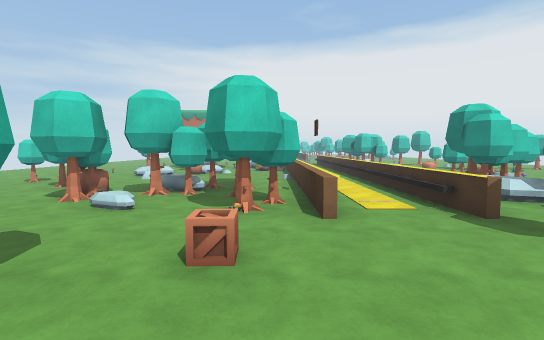
[1] (above)

24 first-person views from a walk through a scene from a Unity 3-D project. The camera is 1.5 m above the floor, tilts 4° down and sees 85° across. The floor is counted in squares, 2 m on a side. Each view is taken from the middle of a square. On the plan, view 1 faces up. The plan holds only what a view shows up to about 10 squares ahead; the rest is blank. The place goes on beyond the plan. The player is left out. Some surface patterns are stand-ins.

[2]
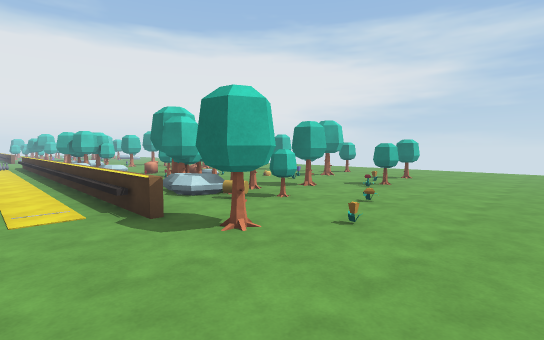

[3]
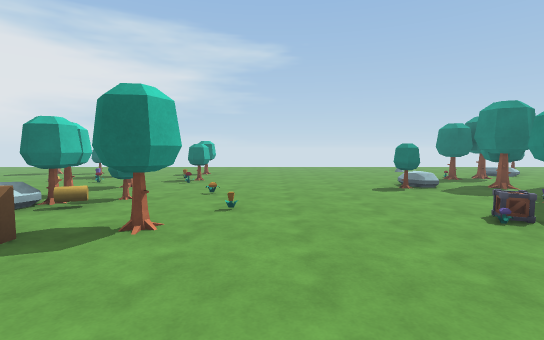

[4]
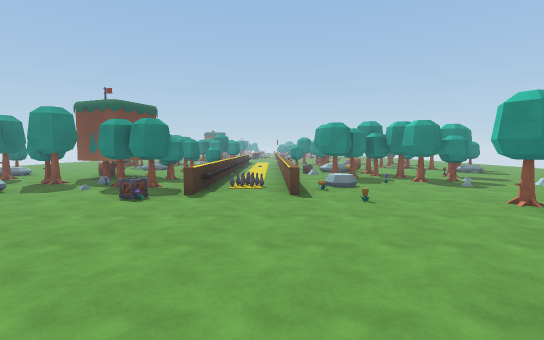

[5]
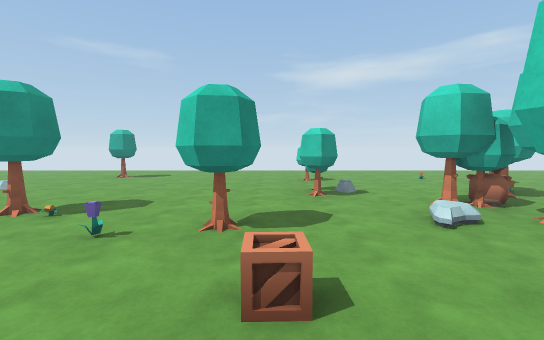

[6]
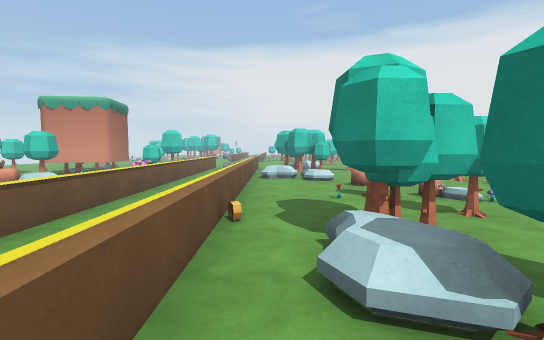

[7]
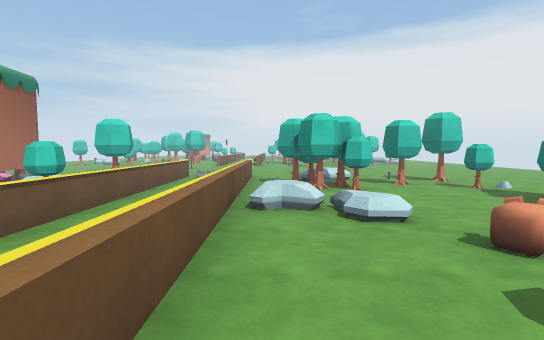

[8]
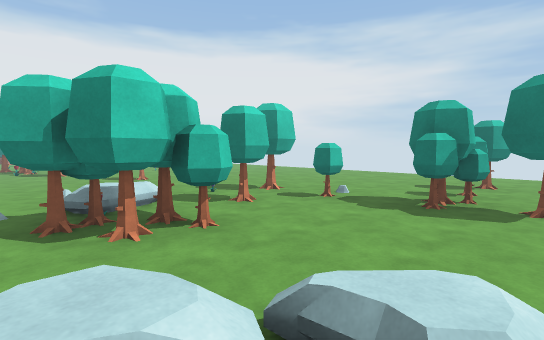

[9]
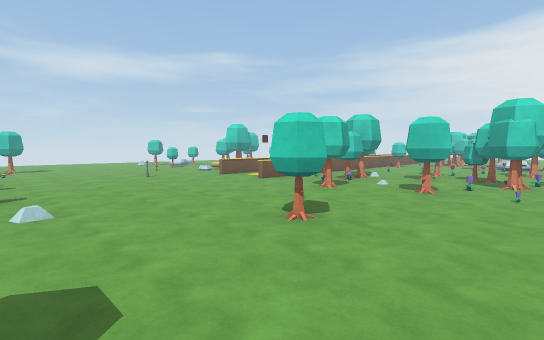

[10]
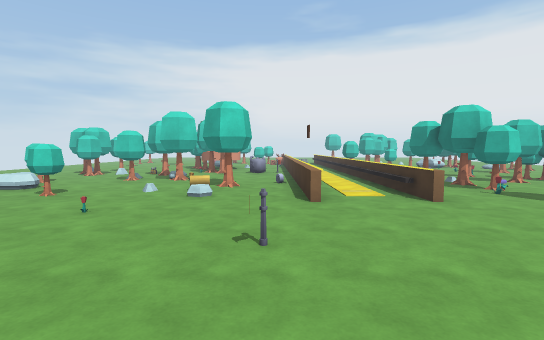

[11]
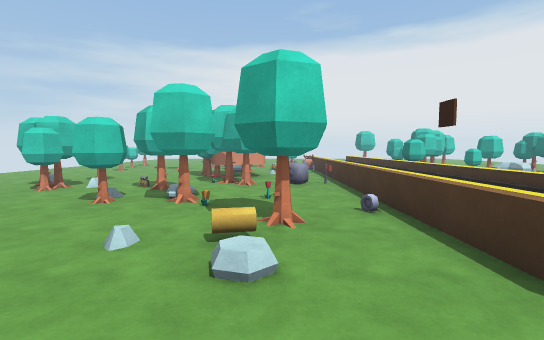

[12]
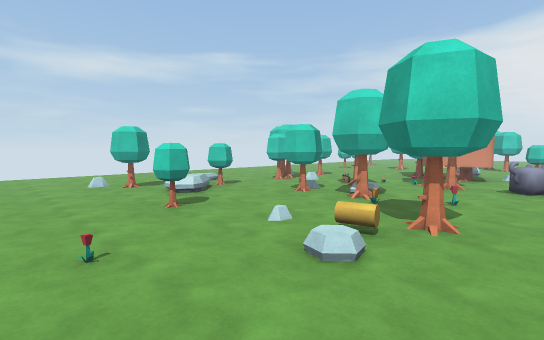

[13]
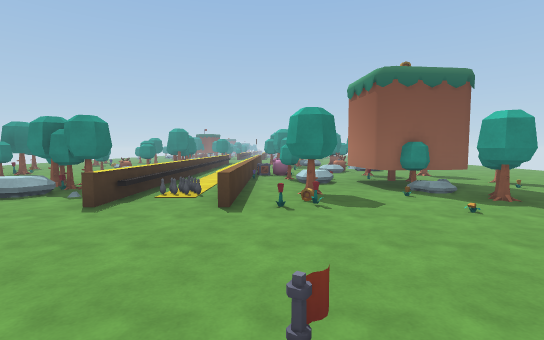

[14]
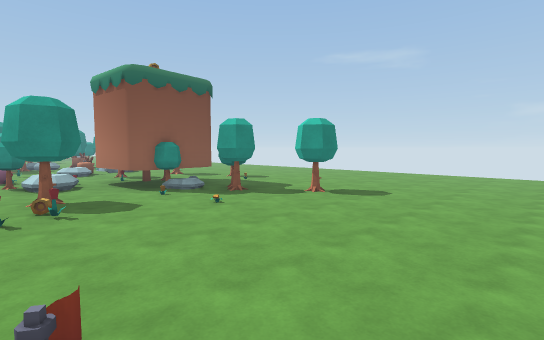

[15]
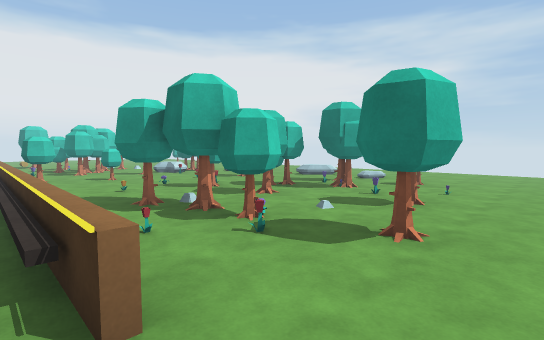

[16]
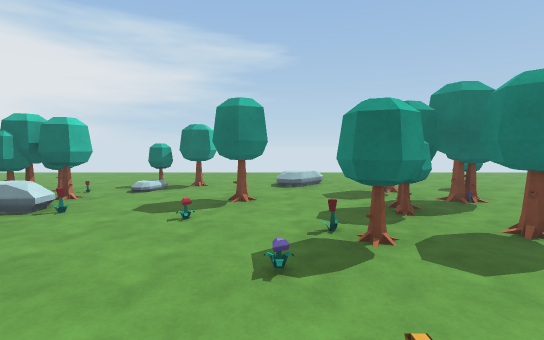

[17]
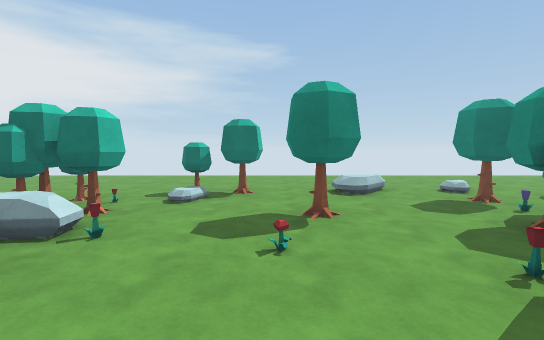

[18]
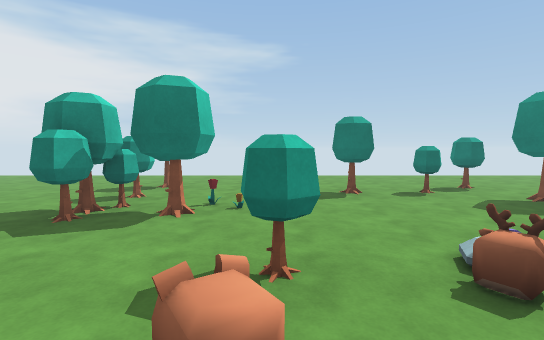

[19]
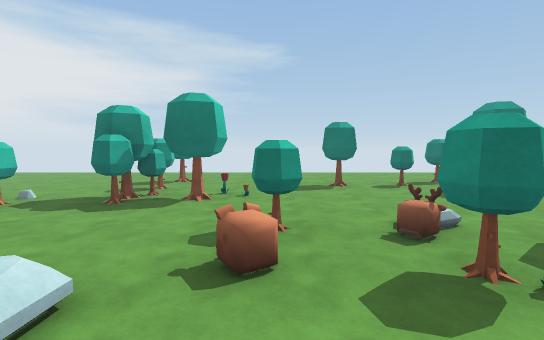

[20]
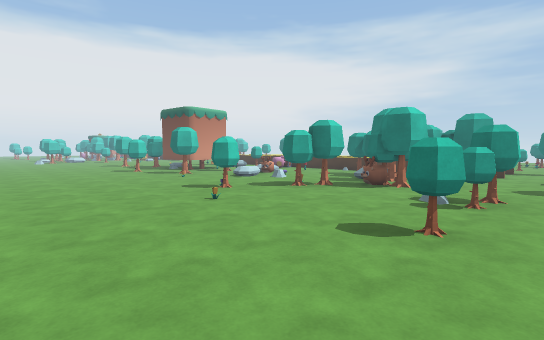

[21]
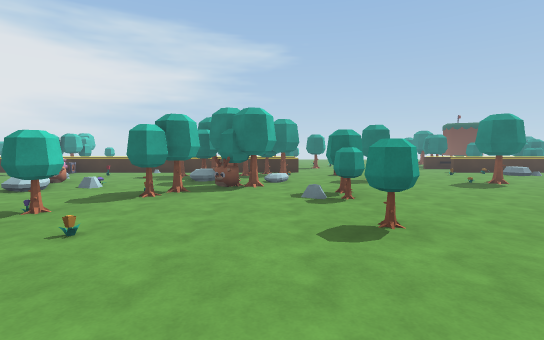

[22]
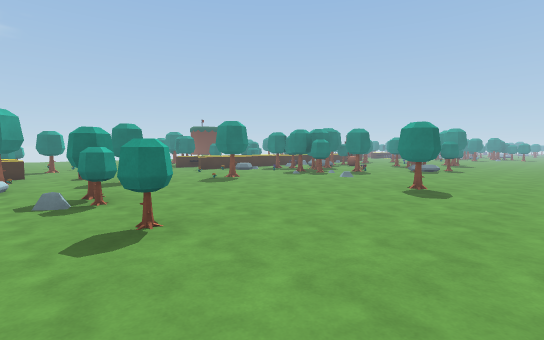

[23]
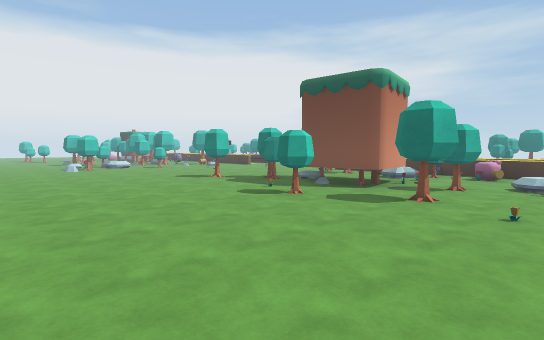

[24]
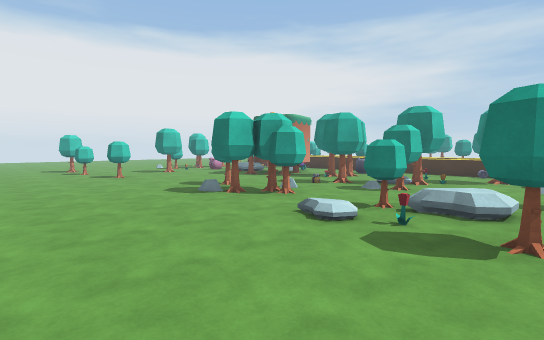

### Floor plan
Key: @ floor where view 1 was taken; # wall or solid block; x gap in a wall; . main floor; : floor 0.25 m higher than the main floor; / step, stairs or slope; = window, fence, low wall or low ledge; ^ raised ledge; T thing the floor can be seen under or through; O other object.
Columns run from 9 left of view 1 to 12 right of it. Each row starts with its distance up from view 1.
 30 ....## .O   O##   ....
 29 ...#...O. ^^.#...#....
 28 ......# :.^^..OO#O....
 27 ......#O..^^x.....#...
 26 ....#..#..^^...O......
 25 ...##.###.^^.OO.#.....
 24 ......x.O.^^..#O..=...
 23 ...#..#OO.^^.TTTTTT...
 22 ...O/...#.^^.TTTT.....
 21 ..=#.#....^^OO..O.#...
 20 .............OO..O....
 19 .......O..............
 18 .........=.....O..  ..
 17 ......................
 16 .....#................
 15 .......OOO............
 14 .....##O#.^^##.O#.....
 13 ....O###..^^#OO##.....
 12 ....##O#OO^^..........
 11 .....x.OO#^^O/..##x#..
 10 .....##..O^^.:..##....
  9 ....O..#O.^^..=#.O..
  8 ..........^^..#O......
  7 ....#.O...^^.OO...x...
  6 ...O.#..#.^^.O#.......
  5 ......####^^.#..O#.#..
  4 ......# .#.^.TTT......
  3 ...#x#...O...TT.#O#...
  2 .......O.O..#OO.......
  1 .......O..............
  0 .......O.@...........
 -1 ......OO.O..O.......
 -2 ..#.........O..#....
 -3 ......:..O^^##.TT...
 -4 ......##..^^OOTTTT.
 -5 .....#.##.^^ #  .x.

Where each view was taken, in squares from view 1:
view 1: 0 up, 0 right, facing up
view 2: 0 up, 1 right, facing up-right
view 3: 1 up, 0 right, facing right
view 4: 3 up, 1 right, facing down
view 5: 2 up, 1 right, facing left
view 6: 3 up, 3 right, facing up
view 7: 7 up, 3 right, facing up
view 8: 10 up, 3 right, facing up-right
view 9: 15 up, 8 right, facing up-left
view 10: 16 up, 0 right, facing up
view 11: 19 up, 1 left, facing up
view 12: 19 up, 0 right, facing up-left
view 13: 19 up, 0 right, facing down
view 14: 19 up, 0 right, facing down-left
view 15: 19 up, 2 right, facing up-right
view 16: 25 up, 3 right, facing right
view 17: 26 up, 4 right, facing right
view 18: 9 up, 4 right, facing right
view 19: 9 up, 3 right, facing right
view 20: 2 up, 9 left, facing up-right
view 21: 4 up, 9 left, facing right
view 22: 4 up, 9 left, facing down-right
view 23: 9 up, 9 left, facing up-right
view 24: 21 up, 9 left, facing up-right
